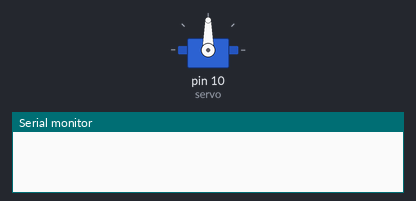
A sketch run on a simulated Arduino Uno, built with avr-gcc and run on an emulated ATmega328P. On the bench: servo, the last lines printed to the serial monitor.

Above: at 0.1 s.
At 3.1 s:
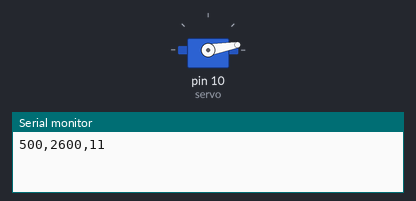
Timing chart, 0 to 4.6 s (numbered marks = the images above):
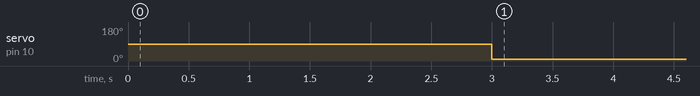

Measured:
- by itself, servo on pin 10 (servo): 90° → 10° at 3.0 s

The sketch:

feedback_system_servomotor1__1_.ino
```cpp
#include <Servo.h>
Servo servo;
#define servo1 9
#define servo2 10


void setup()
{
  Serial.begin(9600);
 servo.attach(9); //servo at digital pin 9
 servo.attach(10); //servo at digital pin 10


  pinMode(9, INPUT);
  pinMode(10, OUTPUT);

}

void loop()
{
  digitalWrite(9, HIGH);
  delay(1000); // Wait for 1000 millisecond(s)
  digitalWrite(10, HIGH);
  delay(1000); // Wait for 1000 millisecond(s)
  digitalWrite(10, LOW);
  delay(1000); // Wait for 1000 millisecond(s)
   servo.write(servo2);
  int ss = servo1;

  Serial.print("500,2600,");
  Serial.println(servo2,ss);
}
```
